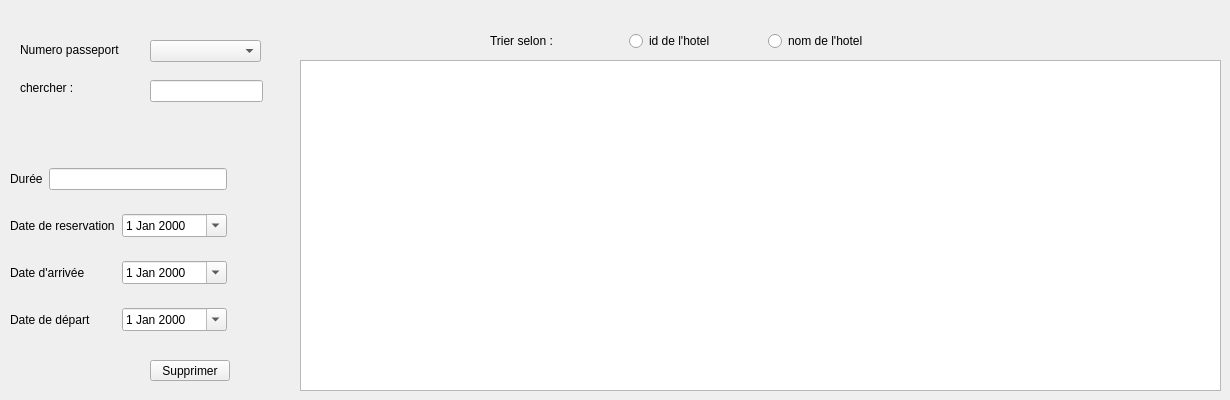
        <widget class="QWidget" name="tab_10">
         <attribute name="title">
          <string>Reservations Hotel</string>
         </attribute>
         <widget class="QTableView" name="tabreshotel">
          <property name="geometry">
           <rect>
            <x>300</x>
            <y>60</y>
            <width>921</width>
            <height>331</height>
           </rect>
          </property>
         </widget>
         <widget class="QPushButton" name="supprimer_rhotel">
          <property name="geometry">
           <rect>
            <x>150</x>
            <y>360</y>
            <width>80</width>
            <height>21</height>
           </rect>
          </property>
          <property name="text">
           <string>Supprimer</string>
          </property>
         </widget>
         <widget class="QComboBox" name="idhotel_supprimer">
          <property name="geometry">
           <rect>
            <x>150</x>
            <y>40</y>
            <width>111</width>
            <height>22</height>
           </rect>
          </property>
         </widget>
         <widget class="QLabel" name="label_66">
          <property name="geometry">
           <rect>
            <x>20</x>
            <y>40</y>
            <width>121</width>
            <height>20</height>
           </rect>
          </property>
          <property name="text">
           <string>Numero passeport</string>
          </property>
         </widget>
         <widget class="QWidget" name="layoutWidget_2">
          <property name="geometry">
           <rect>
            <x>10</x>
            <y>150</y>
            <width>217</width>
            <height>201</height>
           </rect>
          </property>
          <layout class="QVBoxLayout" name="verticalLayout">
           <item>
            <layout class="QHBoxLayout" name="horizontalLayout_2">
             <item>
              <widget class="QLabel" name="label_67">
               <property name="text">
                <string>Durée</string>
               </property>
              </widget>
             </item>
             <item>
              <widget class="QLineEdit" name="rh_duree_modif"/>
             </item>
            </layout>
           </item>
           <item>
            <layout class="QHBoxLayout" name="horizontalLayout_3">
             <item>
              <widget class="QLabel" name="label_68">
               <property name="text">
                <string>Date de reservation</string>
               </property>
              </widget>
             </item>
             <item>
              <widget class="QDateEdit" name="rh_dater_modifier">
               <property name="calendarPopup">
                <bool>true</bool>
               </property>
              </widget>
             </item>
            </layout>
           </item>
           <item>
            <layout class="QHBoxLayout" name="horizontalLayout_4">
             <item>
              <widget class="QLabel" name="label_69">
               <property name="text">
                <string>Date d'arrivée</string>
               </property>
              </widget>
             </item>
             <item>
              <widget class="QDateEdit" name="rh_datea_modifier">
               <property name="calendarPopup">
                <bool>true</bool>
               </property>
              </widget>
             </item>
            </layout>
           </item>
           <item>
            <layout class="QHBoxLayout" name="horizontalLayout_5">
             <item>
              <widget class="QLabel" name="label_70">
               <property name="text">
                <string>Date de départ </string>
               </property>
              </widget>
             </item>
             <item>
              <widget class="QDateEdit" name="rh_dated_modifier">
               <property name="calendarPopup">
                <bool>true</bool>
               </property>
              </widget>
             </item>
            </layout>
           </item>
          </layout>
         </widget>
         <widget class="QLabel" name="label_71">
          <property name="geometry">
           <rect>
            <x>20</x>
            <y>80</y>
            <width>81</width>
            <height>16</height>
           </rect>
          </property>
          <property name="text">
           <string>chercher :</string>
          </property>
         </widget>
         <widget class="QLineEdit" name="lineEdit">
          <property name="geometry">
           <rect>
            <x>150</x>
            <y>80</y>
            <width>113</width>
            <height>22</height>
           </rect>
          </property>
         </widget>
         <widget class="QWidget" name="layoutWidget_3">
          <property name="geometry">
           <rect>
            <x>490</x>
            <y>30</y>
            <width>411</width>
            <height>22</height>
           </rect>
          </property>
          <layout class="QHBoxLayout" name="horizontalLayout_7">
           <item>
            <widget class="QLabel" name="label_72">
             <property name="text">
              <string>Trier selon :</string>
             </property>
            </widget>
           </item>
           <item>
            <widget class="QRadioButton" name="radioButton_3">
             <property name="text">
              <string>id de l'hotel</string>
             </property>
            </widget>
           </item>
           <item>
            <widget class="QRadioButton" name="radioButton_4">
             <property name="text">
              <string>nom de l'hotel</string>
             </property>
            </widget>
           </item>
          </layout>
         </widget>
        </widget>
